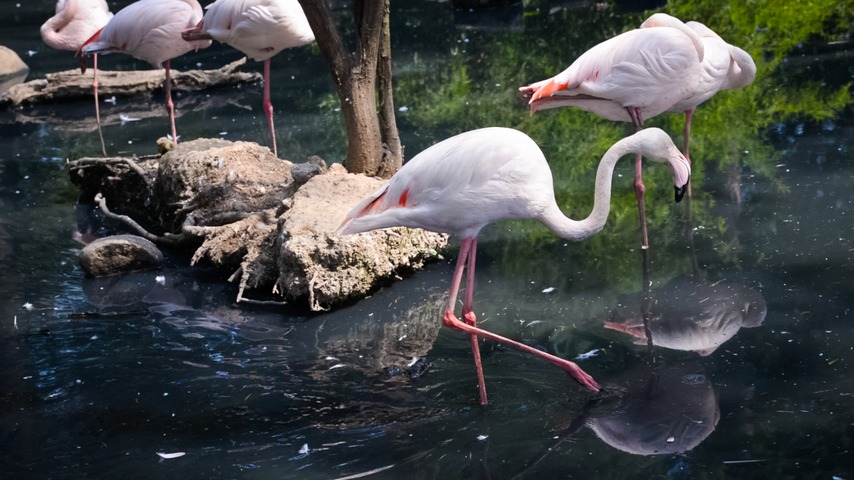
%> input picture OpticalFlow/00004.jpg, 854 x 480 px
$ octave demoflow.m   (GNU Octave 9; MATLAB toolbox functions it lacks are replaced by stand-ins)
%> lines starting %> are read from the running program, lines starting %| are printed output that depends on the picture
addpath('mex');
% [23 lines of commented-out code are left out]
im1 = imresize(imread('E:\LSTI_AAAI2018\OpticalFlow\00004.jpg'),[448,320]);
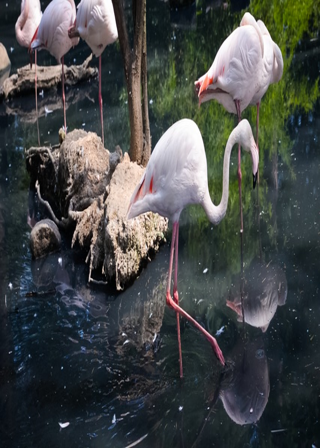
%> im1: size 448x320x3 uint8; mean R, G, B 68.9, 72, 71.4
im2 = imresize(imread('E:\LSTI_AAAI2018\OpticalFlow\00005.jpg'),[448,320]);
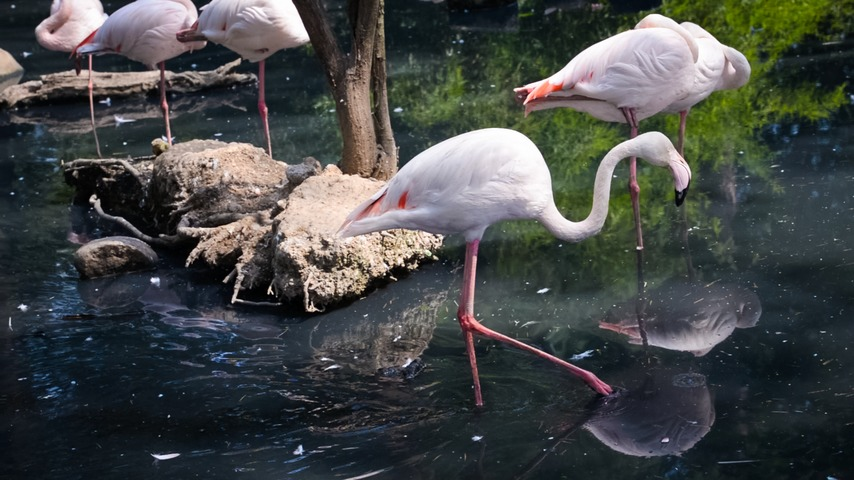
%> input picture OpticalFlow/00005.jpg, 854 x 480 px
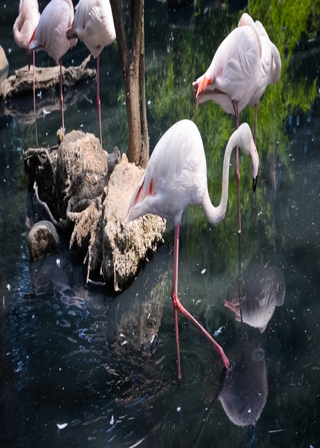
%> im2: size 448x320x3 uint8; mean R, G, B 69, 72.2, 71.3
% im1 = imresize(im1,0.5,'bicubic');
% im2 = imresize(im2,0.5,'bicubic');

% set optical flow parameters (see Coarse2FineTwoFrames.m for the definition of the parameters)
alpha = 0.012;
ratio = 0.75;
minWidth = 20;
nOuterFPIterations = 7;
nInnerFPIterations = 1;
nSORIterations = 30;

para = [alpha,ratio,minWidth,nOuterFPIterations,nInnerFPIterations,nSORIterations];

% this is the core part of calling the mexed dll file for computing optical flow
% it also returns the time that is needed for two-frame estimation
tic;
%> (the run ends here)
